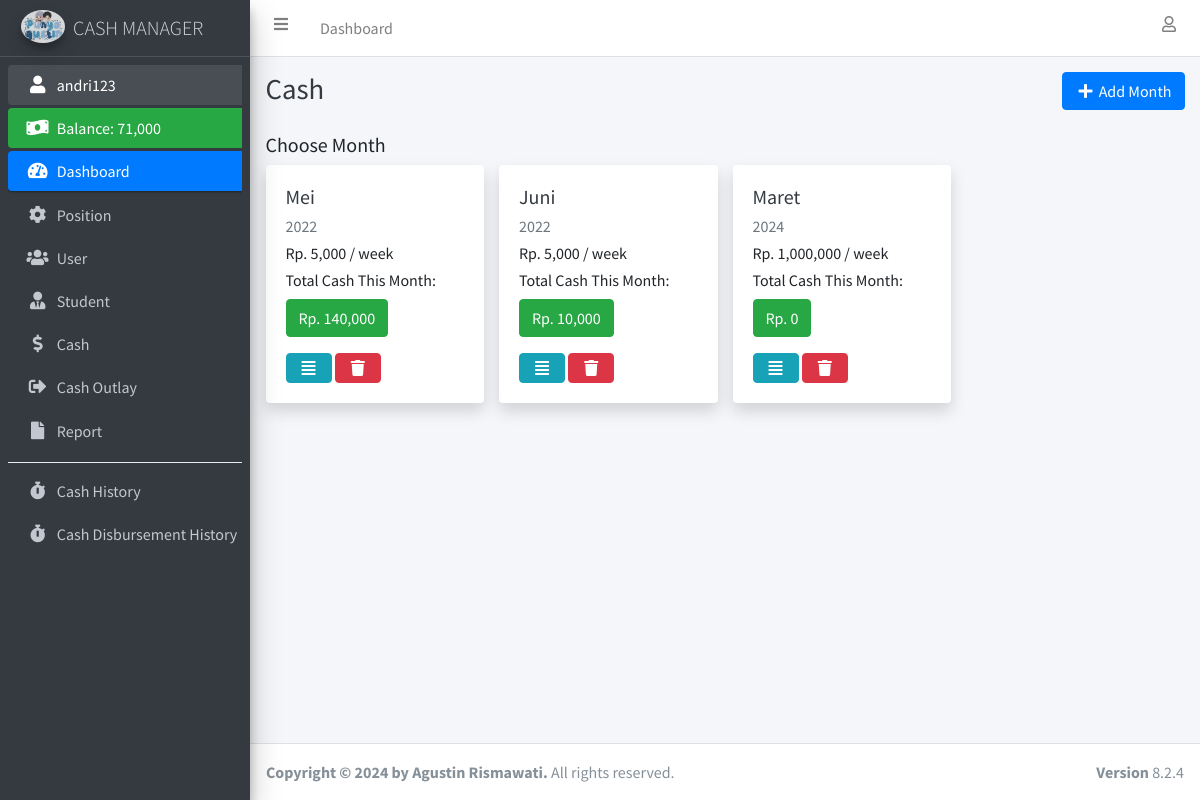
/uang_kas.php (signed in), run on the app's committed database.
### tables this page shows
CREATE TABLE `user` (
  `id_user` int(11) NOT NULL,
  `nama_lengkap` varchar(100) NOT NULL,
  `username` varchar(100) NOT NULL,
  `password` varchar(255) NOT NULL,
  `id_jabatan` int(11) NOT NULL
);

CREATE TABLE `bulan_pembayaran` (
  `id_bulan_pembayaran` int(11) NOT NULL,
  `nama_bulan` enum('januari','februari','maret','april','mei','juni','juli','agustus','september','oktober','november','desember') NOT NULL,
  `tahun` int(4) NOT NULL,
  `pembayaran_perminggu` int(11) NOT NULL
);

### connection.php (called while the page is built, shortened)
<?php
	$host		= "localhost";
	$username	= "root";
	$password	= "";
	$database	= "uang_kas";
	$conn 		= mysqli_connect($host, $username, $password, $database);
if (isset($_SESSION['id_user'])) {
	function dataUser() {
		global $conn;
		$id_user = $_SESSION['id_user'];
		return mysqli_fetch_assoc(mysqli_query($conn, "SELECT * FROM user INNER JOIN jabatan ON user.id_jabatan = jabatan.id_jabatan WHERE id_user = '$id_user'"));
	}
}

### uang_kas.php (the view, shortened to what this page needs)
<?php
  require 'connection.php';
  $bulan_pembayaran = mysqli_query($conn, "SELECT * FROM bulan_pembayaran ORDER BY tahun ASC");
?>
<!DOCTYPE html>
<html>
<head>
  <?php include 'include/css.php'; ?>
</head>
<body class="hold-transition sidebar-mini layout-fixed">
<div class="wrapper">
  <?php include 'include/navbar.php'; ?>
  <?php include 'include/sidebar.php'; ?>
  <div class="content-wrapper">
    <div class="content-header">
      <div class="container-fluid">
        <div class="row justify-content-center mb-2">
          <div class="col-sm">
            <h1 class="m-0 text-dark">Cash</h1>
          </div>
          <div class="col-sm text-right">
            <?php if ($_SESSION['id_jabatan'] !== '3'): ?>
              <button class="btn btn-primary" data-toggle="modal" data-target="#tambahBulanPembayaranModal"><i class="fas fa-fw fa-plus"></i> Add Month</button>
            <?php endif ?>
          </div>
        </div>
      </div>
    </div>
    <section class="content">
      <div class="container-fluid">
        <div class="row justify-content-center">
          <div class="col-lg text-left">
            <h5>Choose Month</h5>
          </div>
        </div>
        <div class="row">
          <?php foreach ($bulan_pembayaran as $dbp): ?>
            <?php
              $id_bulan_pembayaran = $dbp['id_bulan_pembayaran'];
              $total_uang_kas_bulan_ini = mysqli_fetch_assoc(mysqli_query($conn, "SELECT sum(minggu_ke_1 + minggu_ke_2 + minggu_ke_3 + minggu_ke_4) as total_uang_kas_bulan_ini FROM uang_kas WHERE id_bulan_pembayaran = '$id_bulan_pembayaran'"));
              $total_uang_kas_bulan_ini = $total_uang_kas_bulan_ini['total_uang_kas_bulan_ini'];
            ?>
            <div class="col-lg-3">
              <div class="card shadow">
                <div class="card-body">
                  <h5><a href="detail_bulan_pembayaran.php?id_bulan_pembayaran=<?= $dbp['id_bulan_pembayaran']; ?>" class="text-dark"><?= ucwords($dbp['nama_bulan']); ?></a></h5>
                  <h6 class="text-muted"><?= $dbp['tahun']; ?></h6>
                  <h6>Rp. <?= number_format($dbp['pembayaran_perminggu']); ?> / week</h6>
                  <h6>Total Cash This Month: <span class="my-2 btn btn-success">Rp. <?= number_format($total_uang_kas_bulan_ini); ?></span></h6>
                  <a href="detail_bulan_pembayaran.php?id_bulan_pembayaran=<?= $dbp['id_bulan_pembayaran']; ?>" class="btn btn-info"><i class="fas fa-fw fa-align-justify"></i></a>
                  <?php if ($_SESSION['id_jabatan'] == '1'): ?>
                    <a href="hapus_bulan_pembayaran.php?id_bulan_pembayaran=<?= $dbp['id_bulan_pembayaran']; ?>" class="btn btn-danger btn-delete" data-nama="<?= ucwords($dbp['nama_bulan']); ?> | <?= $dbp['tahun']; ?>"><i class="fas fa-fw fa-trash"></i></a>
                  <?php endif ?>
                </div>
              </div>
            </div>
          <?php endforeach ?>
        </div>
      </div>
    </section>
  </div>
  <footer class="main-footer">
    <strong>Copyright &copy; 2024 by Agustin Rismawati.</strong>
    All rights reserved.
    <div class="float-right d-none d-sm-inline-block">
      <b>Version</b> 8.2.4
    </div>
  </footer>
</div>
</body>
</html>

### include/sidebar.php
<?php
  $dataUser = dataUser();
  $jml_pengeluaran = mysqli_fetch_assoc(mysqli_query($conn, "SELECT sum(jumlah_pengeluaran) as jml_pengeluaran FROM pengeluaran"));
  $jml_pengeluaran = $jml_pengeluaran['jml_pengeluaran'];
  $jml_uang_kas = mysqli_fetch_assoc(mysqli_query($conn, "SELECT sum(minggu_ke_1 + minggu_ke_2 + minggu_ke_3 + minggu_ke_4) as jml_uang_kas FROM uang_kas"));
  $jml_uang_kas = $jml_uang_kas['jml_uang_kas'];
?>
<aside class="main-sidebar sidebar-dark-primary elevation-4">
  <a href="index.php" class="brand-link">
    <img src="assets/img/img_properties/uangkasfoto2.jpg" alt="AdminLTE Logo" class="brand-image img-circle elevation-3" style="opacity: .8">
    <span class="brand-text font-weight-light">CASH MANAGER</span>
  </a>
  <div class="sidebar">
    <nav class="mt-2">
      <ul class="nav nav-pills nav-sidebar flex-column" data-widget="treeview" role="menu" data-accordion="false">
        <li class="nav-item has-treeview menu-open">
          <a href="profile.php" class="nav-link"><i class="nav-icon fas fa-fw fa-user"></i> <p><?= $dataUser['username']; ?></p></a>
        </li>
        <li class="nav-item">
          <div class="bg-success nav-link text-white">
            <i class="nav-icon fas fa-money-bill-wave"></i>
            <p>
              Balance: <?= number_format($jml_uang_kas - $jml_pengeluaran); ?>
            </p>
          </div>
        </li>
        <li class="nav-item has-treeview menu-open">
          <a href="index.php" class="nav-link active">
            <i class="nav-icon fas fa-tachometer-alt"></i>
            <p>
              Dashboard
            </p>
          </a>
        </li>
        <?php if ($dataUser['id_jabatan'] == '1'): ?>
          <li class="nav-item">
            <a href="jabatan.php" class="nav-link">
              <i class="nav-icon fas fa-cog"></i>
              <p>
                Position
              </p>
            </a>
          </li>
          <li class="nav-item">
            <a href="user.php" class="nav-link">
              <i class="nav-icon fas fa-users"></i>
              <p>
                User
              </p>
            </a>
          </li>
        <?php endif ?>
        <li class="nav-item">
          <a href="siswa.php" class="nav-link">
            <i class="fas fa-user-tie nav-icon"></i>
            <p>Student</p>
          </a>
        </li>
        <li class="nav-item">
          <a href="uang_kas.php" class="nav-link">
            <i class="fas fa-dollar-sign nav-icon"></i>
            <p>Cash</p>
          </a>
        </li>
        <li class="nav-item">
          <a href="pengeluaran.php" class="nav-link">
            <i class="fas fa-sign-out-alt nav-icon"></i>
            <p>Cash Outlay</p>
          </a>
        </li>
        <li class="nav-item">
          <a href="laporan.php" class="nav-link">
            <i class="fas fa-file nav-icon"></i>
            <p>Report</p>
          </a>
        </li>
        <div class="dropdown-divider"></div>
        <li class="nav-item">
          <a href="riwayat.php" class="nav-link">
            <i class="fas fa-stopwatch nav-icon"></i>
            <p>Cash History</p>
          </a>
        </li>
        <li class="nav-item">
          <a href="riwayat_pengeluaran.php" class="nav-link">
            <i class="fas fa-stopwatch nav-icon"></i>
            <p>Cash Disbursement History</p>
          </a>
        </li>
      </ul>
    </nav>
  </div>
</aside>

### data on the page
user: username "andri123"
bulan_pembayaran: nama_bulan "Mei", tahun "2022", pembayaran_perminggu "5,000", total_uang_kas_bulan_ini "140,000"
bulan_pembayaran: nama_bulan "Juni", tahun "2022", pembayaran_perminggu "5,000", total_uang_kas_bulan_ini "10,000"
bulan_pembayaran: nama_bulan "Maret", tahun "2024", pembayaran_perminggu "1,000,000", total_uang_kas_bulan_ini "0"

### other printed values
$jml_uang_kas - $jml_pengeluaran "71,000"
